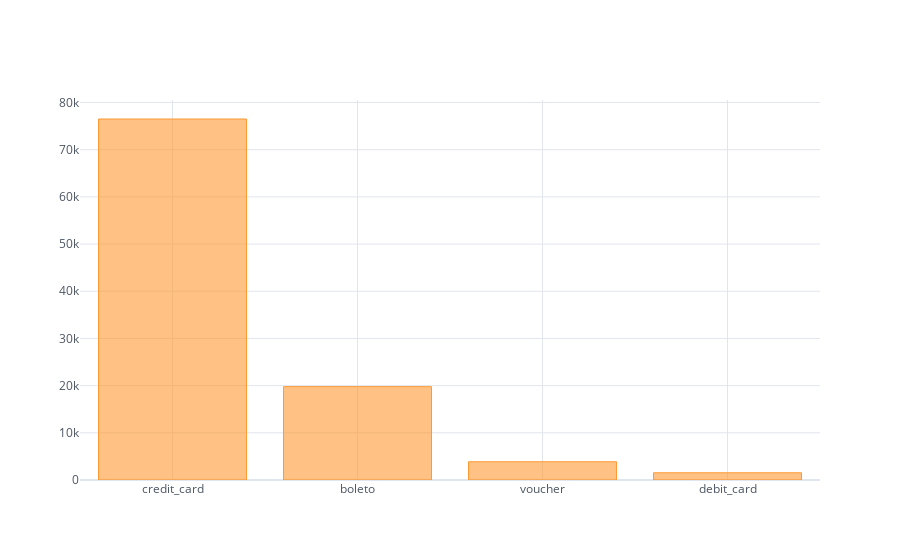

The notebook cell saved with this chart:
### Code cell
payment_type_count.iplot(kind = 'bar', theme = 'white')

### Figure 1 — Plotly figure (JSON) as saved in the notebook; plotly's stock layout.template omitted (floating-point values rounded to 4 significant figures)
{"data": [{"marker": {"color": "rgba(255, 153, 51, 0.6)", "line": {"color": "rgba(255, 153, 51, 1.0)", "width": 1}}, "name": "order_id", "orientation": "v", "text": "", "type": "bar", "x": ["credit_card", "boleto", "voucher", "debit_card"], "y": [76505, 19784, 3866, 1528]}], "layout": {"legend": {"bgcolor": "#FFFFFF", "font": {"color": "#4D5663"}}, "paper_bgcolor": "#FFFFFF", "plot_bgcolor": "#FFFFFF", "title": {"font": {"color": "#4D5663"}}, "xaxis": {"gridcolor": "#E1E5ED", "showgrid": true, "tickfont": {"color": "#4D5663"}, "title": {"font": {"color": "#4D5663"}, "text": ""}, "zerolinecolor": "#E1E5ED"}, "yaxis": {"gridcolor": "#E1E5ED", "showgrid": true, "tickfont": {"color": "#4D5663"}, "title": {"font": {"color": "#4D5663"}, "text": ""}, "zerolinecolor": "#E1E5ED"}}}
